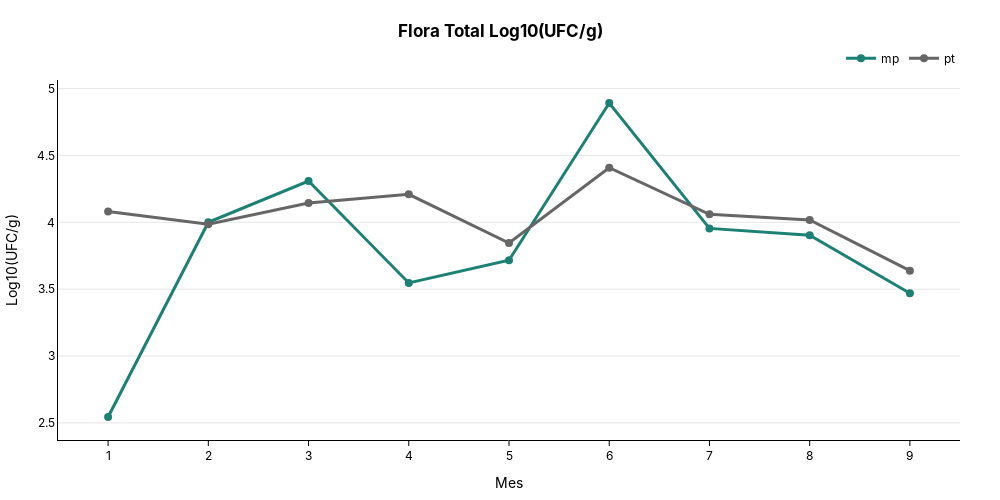

The cell this chart's notebook holds for it:
### Code cell
fig1 = plot_line(
    all_samples_month[all_samples_month["log_total_cfu_g_num"].notnull()],
    x_col="month",
    y_col="log_total_cfu_g_num",
    group_col="sample",
    title="Flora Total Log10(UFC/g)",
     x_title="Mes",
    y_title="Log10(UFC/g)",
)
fig1.show()

### Figure 1 — Plotly figure (JSON) as saved in the notebook; plotly's stock layout.template omitted (floating-point values rounded to 4 significant figures)
{"data": [{"hovertemplate": "<b>month:</b> %{x}<br><b>mp:</b> %{y:.1f}<br><extra></extra>", "line": {"color": "#1C8074", "shape": "linear", "width": 3}, "marker": {"color": "#1C8074", "size": 8}, "mode": "lines+markers", "name": "mp", "type": "scatter", "x": [1, 2, 3, 4, 5, 6, 7, 8, 9], "y": [2.544, 4, 4.309, 3.547, 3.716, 4.892, 3.954, 3.903, 3.47]}, {"hovertemplate": "<b>month:</b> %{x}<br><b>pt:</b> %{y:.1f}<br><extra></extra>", "line": {"color": "#666666", "shape": "linear", "width": 3}, "marker": {"color": "#666666", "size": 8}, "mode": "lines+markers", "name": "pt", "type": "scatter", "x": [1, 2, 3, 4, 5, 6, 7, 8, 9], "y": [4.08, 3.985, 4.144, 4.209, 3.845, 4.408, 4.06, 4.017, 3.638]}], "layout": {"font": {"color": "black", "family": "Inter, Arial, sans-serif"}, "height": 500, "hovermode": "x unified", "legend": {"orientation": "h", "title": {"text": ""}, "x": 1, "xanchor": "right", "y": 1.02, "yanchor": "bottom"}, "margin": {"b": 40, "l": 40, "r": 40, "t": 80}, "paper_bgcolor": "rgba(0,0,0,0)", "plot_bgcolor": "rgba(0,0,0,0)", "title": {"text": "<b>Flora Total Log10(UFC/g)<b>", "x": 0.5, "xanchor": "center", "y": 0.95, "yanchor": "top"}, "width": 1000, "xaxis": {"linecolor": "black", "linewidth": 1, "showline": true, "tickcolor": "black", "ticks": "outside", "title": {"text": "Mes"}}, "yaxis": {"gridcolor": "rgba(0,0,0,0.1)", "linecolor": "black", "linewidth": 1, "showgrid": true, "showline": true, "title": {"text": "Log10(UFC/g)"}, "zeroline": true, "zerolinecolor": "rgba(0,0,0,0.2)"}}}
